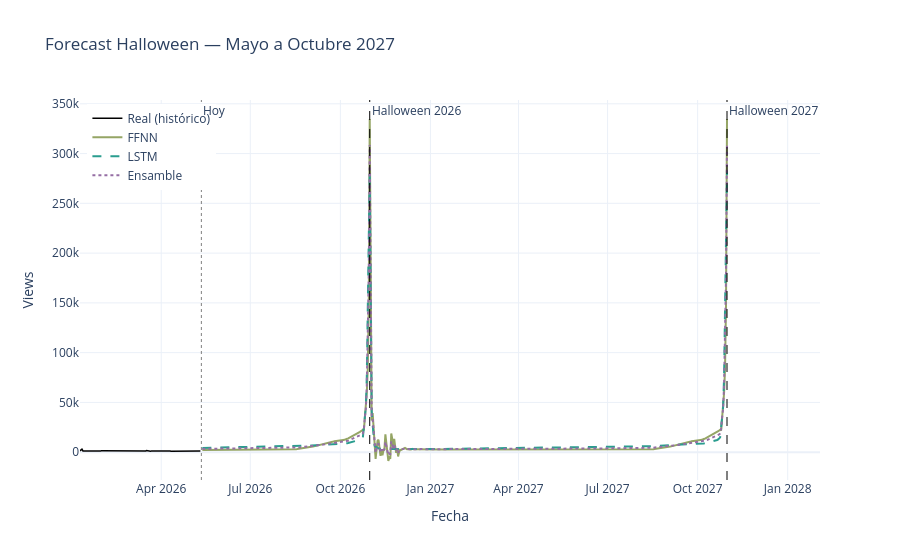

This figure's notebook cell:
### Code cell
fig = go.Figure()

fig.add_trace(go.Scatter(
    x=df_fresh.index, y=df_fresh['views'],
    name='Real (histórico)', line=dict(color='black', width=1.5)))

fig.add_trace(go.Scatter(
    x=fechas_pred, y=preds_ffnn,
    name='FFNN', line=dict(color='#95a565', width=2)))

fig.add_trace(go.Scatter(
    x=fechas_pred, y=preds_lstm,
    name='LSTM', line=dict(color='#2a9d8f', dash='dash', width=2)))

fig.add_trace(go.Scatter(
    x=fechas_pred, y=preds_ens,
    name='Ensamble', line=dict(color="#956ea4", dash='dot', width=2)))

fig.add_vline(
    x=pd.Timestamp('2026-10-31').timestamp() * 1000,
    line=dict(color='black', dash='dash', width=1),
    annotation_text='Halloween 2026'
)
fig.add_vline(
    x=pd.Timestamp('2027-10-31').timestamp() * 1000,
    line=dict(color='black', dash='dash', width=1),
    annotation_text='Halloween 2027'
)
fig.add_vline(
    x=pd.Timestamp('2026-05-12').timestamp() * 1000,
    line=dict(color='gray', dash='dot', width=1),
    annotation_text='Hoy'
)

fig.update_layout(
    title='Forecast Halloween — Mayo a Octubre 2027',
    xaxis_title='Fecha', yaxis_title='Views',
    template='plotly_white',
    legend=dict(x=0.01, y=0.99)
)
fig.write_html('Assets/predicciones_halloween.html',
               include_plotlyjs='cdn', 
               full_html=False)
fig.show()
